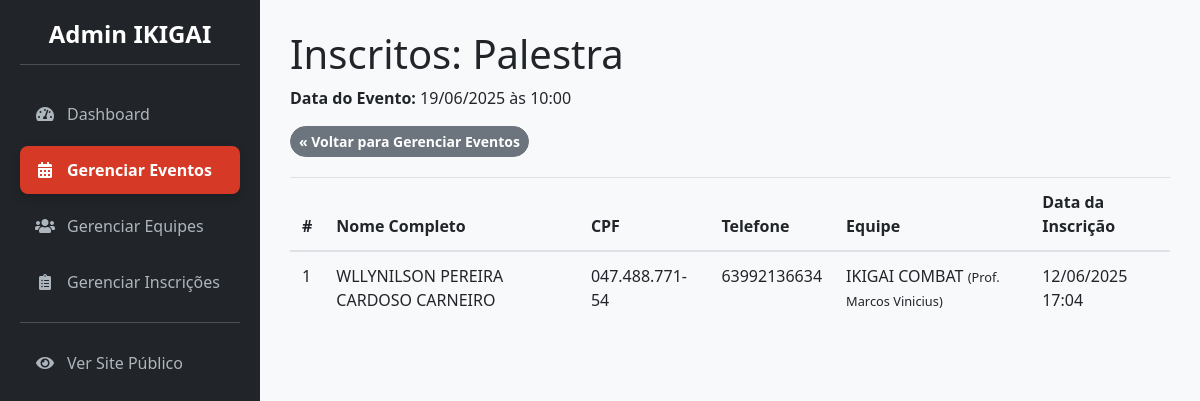
Before: /admin/eventos/1/inscricoes (signed in) with the older database file.
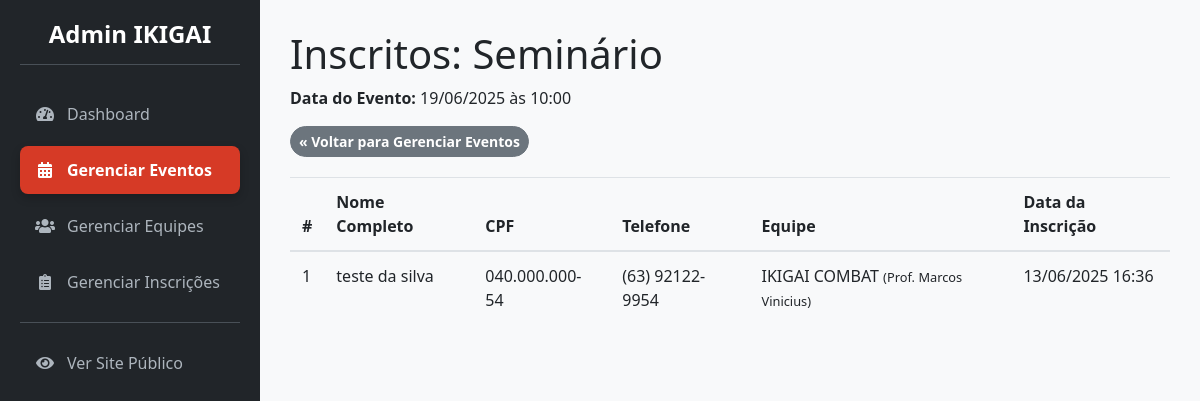
After: the same page with the newer database file.
### app/models.py (models this page shows, shortened)
class Evento(db.Model):
    __tablename__ = 'eventos'
    id = db.Column(db.Integer, primary_key=True)
    nome_evento = db.Column(db.String(200), nullable=False)
    data_hora_evento = db.Column(db.DateTime, nullable=False)
    palestrante = db.Column(db.String(100))
    imagem_palestrante = db.Column(db.String(300), nullable=True) # URL para a imagem
    descricao = db.Column(db.Text)
    local_evento = db.Column(db.String(200))
    preco = db.Column(db.Float, default=0.0)
    numero_vagas = db.Column(db.Integer, nullable=False)
    pix_copia_e_cola = db.Column(db.Text, nullable=True)  # Campo para o Pix
    inscricoes = db.relationship('Inscricao', backref='evento', lazy=True)

class Inscricao(db.Model):
    __tablename__ = 'inscricoes'
    id = db.Column(db.Integer, primary_key=True)
    data_inscricao = db.Column(db.DateTime, default=datetime.utcnow)
    status = db.Column(db.String(20), nullable=False, default='Pendente')
    user_id = db.Column(db.Integer, db.ForeignKey('users.id'), nullable=False)
    evento_id = db.Column(db.Integer, db.ForeignKey('eventos.id'), nullable=False)
    equipe_id = db.Column(db.Integer, db.ForeignKey('equipes.id'), nullable=False)

class User(UserMixin, db.Model):
    __tablename__ = 'users'
    id = db.Column(db.Integer, primary_key=True)
    username = db.Column(db.String(64), index=True, unique=True, nullable=False)
    email = db.Column(db.String(120), index=True, unique=True, nullable=False)
    password_hash = db.Column(db.String(128))
    nome_completo = db.Column(db.String(150), nullable=True)
    bio = db.Column(db.Text, nullable=True)
    imagem_perfil = db.Column(db.String(300), nullable=True)  # URL para a imagem de perfil
    role = db.Column(db.String(20), nullable=False, default='user')  # Papel do utilizador
    cpf = db.Column(db.String(14), unique=True, nullable=True)  # CPF será único e opcional no início
    telefone = db.Column(db.String(20), nullable=True)  # Telefone também opcional
    inscricoes = db.relationship('Inscricao', backref='participante', lazy='dynamic')

class Equipe(db.Model):
    __tablename__ = 'equipes'
    id = db.Column(db.Integer, primary_key=True)
    nome_equipe = db.Column(db.String(100), nullable=False, unique=True)
    professor_responsavel = db.Column(db.String(100), nullable=False)
    inscricoes = db.relationship('Inscricao', backref='equipe', lazy=True)

### app/admin/routes.py (the view)
@bp.route('/eventos/<int:evento_id>/inscricoes')
@admin_required
def listar_inscricoes_evento(evento_id):
    evento = Evento.query.get_or_404(evento_id)
    inscricoes = Inscricao.query.options(
        joinedload(Inscricao.participante),  # Junta a tabela 'users' através da relação 'participante'
        joinedload(Inscricao.equipe)  # Junta a tabela 'equipes' através da relação 'equipe'
    ).filter_by(evento_id=evento.id).order_by(Inscricao.data_inscricao).all()
    return render_template('admin/admin_listar_inscricoes_evento.html', evento=evento, inscricoes=inscricoes)

### app/__init__.py (called while the page is built)
@login_manager.user_loader
def load_user(user_id):
    return models.User.query.get(int(user_id))

### app/admin/routes.py (called while the page is built)
@bp.before_request
def before_request_handler():
    if current_app.config.get('DEBUG') and not current_user.is_authenticated:
        user = User.query.first()
        if user:
            login_user(user)

### app/templates/admin/admin_listar_inscricoes_evento.html (shortened to what this page needs)
{% extends 'admin/admin_base.html' %}
{% block page_title %}Inscritos: {{ evento.nome_evento }}{% endblock %}
{% block content %}
<p><strong>Data do Evento:</strong> {{ evento.data_hora_evento.strftime('%d/%m/%Y às %H:%M') }}</p>
<a href="{{ url_for('admin.gerenciar_eventos') }}" class="btn btn-secondary btn-sm" style="margin-bottom:20px;">&laquo; Voltar para Gerenciar Eventos</a>
{% if inscricoes %}
    <table class="table">
        <thead>
            <tr>
                <th>#</th>
                <th>Nome Completo</th>
                <th>CPF</th>
                <th>Telefone</th>
                <th>Equipe</th>
                <th>Data da Inscrição</th>
            </tr>
        </thead>
        <tbody>
            {% for inscricao in inscricoes %}
            <tr>
                <td>{{ loop.index }}</td>
                <td>{{ inscricao.participante.nome_completo }}</td>
                <td>{{ inscricao.participante.cpf }}</td>
                <td>{{ inscricao.participante.telefone }}</td>
                <td>
                    {% if inscricao.equipe.nome_equipe %}
                        {{ inscricao.equipe.nome_equipe }}
                        <small>(Prof. {{ inscricao.equipe.professor_responsavel }})</small>
                    {% else %}
                        Equipe não informada
                    {% endif %}
                </td>
                <td>{{ inscricao.data_inscricao.strftime('%d/%m/%Y %H:%M') }}</td>
            </tr>
            {% endfor %}
        </tbody>
    </table>
{% else %}
    <p>Nenhum participante inscrito neste evento ainda.</p>
{% endif %}
{% endblock %}

Changed rows visible on the page:
changed Evento: nome_evento "Palestra" → "Seminário"
changed Inscricao "IKIGAI COMBAT": participante.nome_completo "WLLYNILSON PEREIRA CARDOSO CARNEIRO" → "teste da silva"; participante.cpf "047.488.771-54" → "040.000.000-54"; participante.telefone "63992136634" → "(63) 92122-9954"; data_inscricao "12/06/2025 17:04" → "13/06/2025 16:36"
